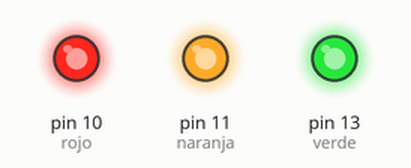
This sketch was run on a simulated Arduino Uno, built with avr-gcc and run on an emulated ATmega328P. Parts: output pins drawn as LEDs (lit = HIGH).

Above: at 0.5 s.
At 3.5 s:
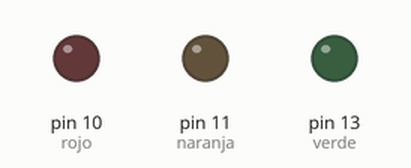
Timing chart, 0 to 4.6 s (numbered marks = the images above):
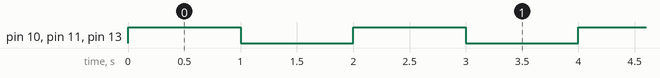

Measured:
- by itself, pin 10 (rojo), pin 11 (naranja), pin 13 (verde): alternates HIGH for 1.0 s and LOW for 1.0 s

The sketch:

reto1.ino
```cpp
int verde=13;
int naranja=11;
int rojo=10;
void setup() {
  // put your setup code here, to run once:
  pinMode(verde,OUTPUT);
  pinMode(naranja,OUTPUT);
  pinMode(rojo,OUTPUT);
}

void loop() {
  // put your main code here, to run repeatedly:
  digitalWrite(verde,HIGH);
  digitalWrite(naranja,HIGH);
  digitalWrite(rojo,HIGH);
  delay(1000);
  digitalWrite(verde,LOW);
  digitalWrite(naranja,LOW);
  digitalWrite(rojo,LOW);
  delay(1000);
}
```
